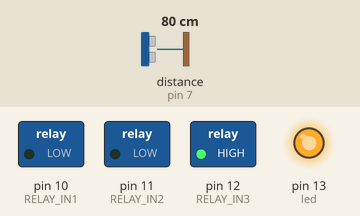
This program was run on a simulated Arduino Uno, built with avr-gcc and run on an emulated ATmega328P. Parts: switched loads named in the program (green lamp = pin HIGH), output pins drawn as LEDs (lit = HIGH). Dashed ring = blinking. The inputs (shaded band) are chosen by the test bench; at power-on: distance to the obstacle (sensor on pin 7) 80 cm. The echo pulse lasts 58.3 µs per cm; what the program prints to the serial monitor is not drawn.

Above: at 3.1 s.
3.2 s: distance to the obstacle (sensor on pin 7) set to 198 cm
9.5 s: distance to the obstacle (sensor on pin 7) set to 203 cm
At 11.04 s:
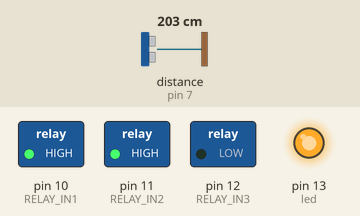
13.0 s: distance to the obstacle (sensor on pin 7) set to 2 cm
At 13.9 s:
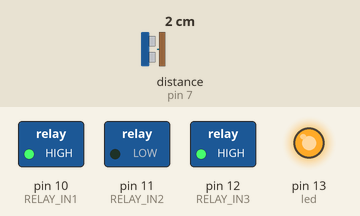
18.8 s: distance to the obstacle (sensor on pin 7) set to 250 cm
At 19.6 s:
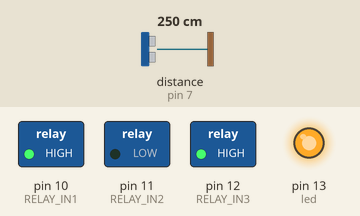
Timing chart, 0 to 23.3 s (numbered marks = the images above; inputs shaded):
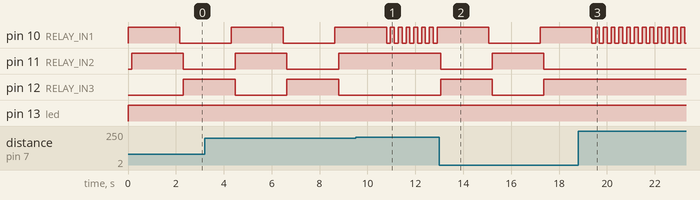

Measured:
- the behaviour switches between 200 and 201 cm on distance to the obstacle (sensor on pin 7) (found by bisection; images 0 and 1)
- after the input at 9.5 s, pin 11 (RELAY_IN2): stays HIGH (without the input it goes to LOW after 1.5 s); pin 12 (RELAY_IN3): stays LOW (without the input it goes to HIGH after 1.5 s)
- after the input at 13.0 s, pin 11 (RELAY_IN2): HIGH → LOW after 0.06 s, → HIGH 2.2 s later, → LOW 2.2 s later; pin 12 (RELAY_IN3): LOW → HIGH after 0.06 s, → LOW 2.2 s later, → HIGH 2.2 s later
- after the input at 18.8 s, pin 11 (RELAY_IN2): stays LOW (without the input it goes to HIGH after 0.71 s); pin 12 (RELAY_IN3): stays HIGH (without the input it goes to LOW after 0.71 s)

The program:

main.cpp
```cpp
#include <Arduino.h>
#include <NewPing.h>

#define RELAY_IN1 10
#define RELAY_IN2 11
#define RELAY_IN3 12

#define PIN_TRIG 6
#define PIN_ECHO 7

#define MAX_DISTANCE 200 // Константа для определения максимального расстояния, которое мы будем считать корректным.

const int sensorD0 = 0;  // пин для выхода D0 датчика
const int led = 13; // пин светодиода
boolean ledRalay = 0;
boolean disrel = 0;
boolean disrel1 = 0;

// Создаем объект, методами которого будем затем пользоваться для получения расстояния.
// В качестве параметров передаем номера пинов, к которым подключены выходы ECHO и TRIG датчика
NewPing sonar(PIN_TRIG, PIN_ECHO, MAX_DISTANCE);


void setup ()
{
  Serial.begin(9600);
  pinMode(led, OUTPUT); // устанавливаем цифровой пин 2 в режим выхода
  pinMode(RELAY_IN1, OUTPUT);
  pinMode(RELAY_IN2, OUTPUT);
  pinMode(RELAY_IN3, OUTPUT);

}


void loop ()
{
   // делаем паузу, чтобы светодиод горел 1 секунду
  int sensorValue = digitalRead(sensorD0); // получаем сигнал с датчика

  if (sensorValue == 0) //если получен сигнал от датчика в виде единицы
  {
    if (ledRalay==0){
      ledRalay = 1;
    }
    else {
      ledRalay =0;
    }
    digitalWrite(led, HIGH); // включаем светодиод

    digitalWrite(RELAY_IN1, ledRalay);
    Serial.println(ledRalay);

      // Стартовая задержка, необходимая для корректной работы.
  delay(150);
  }

  // Получаем значение от датчика расстояния и сохраняем его в переменную
  int distance = sonar.ping_cm();

  // Печатаем расстояние в мониторе порта
  Serial.print(distance);
  if (distance != 0){
    if (disrel==0){
      disrel = 1;
      disrel1 = 0;
    }
    else {
      disrel =0;
      disrel1 = 1;
    }
    digitalWrite(RELAY_IN2, disrel);
    digitalWrite(RELAY_IN3, disrel1);
    delay(2000);
  }


}
```
